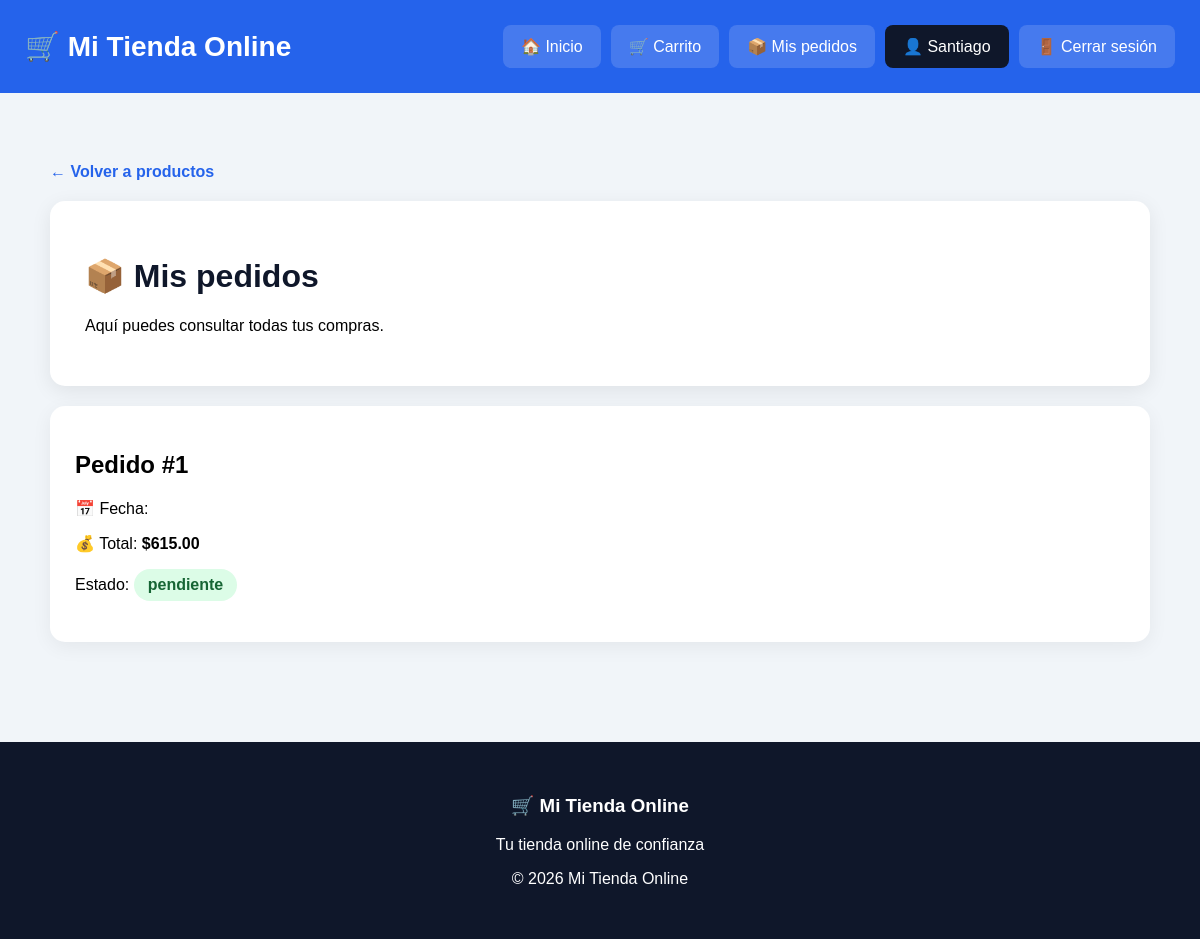
/admin/pedidos (signed in), run on the app's committed database.
### tables this page shows
CREATE TABLE usuarios (
            id INTEGER PRIMARY KEY AUTOINCREMENT,
            nombre TEXT NOT NULL,
            email TEXT NOT NULL UNIQUE,
            password TEXT NOT NULL,
            rol TEXT NOT NULL DEFAULT 'cliente',
            fecha_registro TIMESTAMP DEFAULT CURRENT_TIMESTAMP
        );

CREATE TABLE pedidos (
            id INTEGER PRIMARY KEY AUTOINCREMENT,
            usuario_id INTEGER NOT NULL,
            total REAL NOT NULL,
            estado TEXT NOT NULL DEFAULT 'pendiente',
            fecha_pedido TIMESTAMP DEFAULT CURRENT_TIMESTAMP,

            FOREIGN KEY (usuario_id)
                REFERENCES usuarios(id)
                ON DELETE CASCADE
        );

### main.py (the view)
@app.route("/admin/pedidos")
@admin_requerido
def admin_pedidos():
    pedidos_admin = obtener_pedidos()
    return render_template(
        "admin/pedidos.html",
        pedidos=pedidos_admin,
        usuario=usuario_actual()
    )

### database.py (called while the page is built)
def conectar():
    conexion = sqlite3.connect(DATABASE)
    conexion.row_factory = sqlite3.Row
    conexion.execute("PRAGMA foreign_keys = ON")
    return conexion

def obtener_usuario_por_id(usuario_id):
    conexion = conectar()
    cursor = conexion.cursor()
    cursor.execute("""
        SELECT *
        FROM usuarios
        WHERE id = ?
    """, (usuario_id,))
    usuario = cursor.fetchone()
    conexion.close()
    return usuario

def obtener_pedidos():
    conexion = conectar()
    cursor = conexion.cursor()
    cursor.execute("""
        SELECT
            pedidos.*,
            usuarios.nombre,
            usuarios.email

        FROM pedidos

        INNER JOIN usuarios
        ON pedidos.usuario_id = usuarios.id

        ORDER BY pedidos.fecha_pedido DESC
    """)
    pedidos = cursor.fetchall()
    conexion.close()
    return pedidos

### main.py (called while the page is built)
def usuario_actual():
    usuario_id = session.get("usuario_id")
    if not usuario_id:
        return None
    return obtener_usuario_por_id(usuario_id)

def es_admin():
    usuario = usuario_actual()
    if not usuario:
        return False
    return usuario["rol"] == "admin"

def admin_requerido(func):
    @wraps(func)
    def wrapper(*args, **kwargs):
        if "usuario_id" not in session:
            flash(
                "Debes iniciar sesión.",
                "warning"
            )
            return redirect(url_for("login"))
        if not es_admin():
            flash(
                "No tienes permisos para acceder.",
                "danger"
            )
            return redirect(url_for("inicio"))
        return func(*args, **kwargs)
    return wrapper

### templates/admin/pedidos.html (shortened to what this page needs)
<!DOCTYPE html>
<html lang="es">
<head>
</head>
<body>
    <header class="header">
        <div class="logo">
            🛒 Mi Tienda Online
        </div>
        <nav class="menu">
            <a href="/">
                🏠 Inicio
            </a>
            <a href="/carrito">
                🛒 Carrito
            </a>
            <a href="/pedidos">
                📦 Mis pedidos
            </a>
            <span class="usuario">
                👤 {{ session.get("nombre", "Santiago") }}
            </span>
            <a href="/logout">
                🚪 Cerrar sesión
            </a>
        </nav>
    </header>
    <main class="contenido">
        <a href="/" class="volver">
            ← Volver a productos
        </a>
        <div class="titulo">
            <h1>📦 Mis pedidos</h1>
            <p>
                Aquí puedes consultar todas tus compras.
            </p>
        </div>
        {% if pedidos %}
            {% for pedido in pedidos %}
                <div class="pedido">
                    <h2>
                        Pedido #{{ pedido["id"] }}
                    </h2>
                    <p>
                        📅 Fecha:
                    </p>
                    <p>
                        💰 Total:
                        <strong>
                            ${{ "%.2f"|format(pedido["total"]) }}
                        </strong>
                    </p>
                    <p>
                        Estado:
                        <span class="estado">
                            {{ pedido["estado"] }}
                        </span>
                    </p>
                </div>
            {% endfor %}
        {% endif %}
    </main>
    <footer>
        <h3>🛒 Mi Tienda Online</h3>
        <p>
            Tu tienda online de confianza
        </p>
        <p>
            © 2026 Mi Tienda Online
        </p>
    </footer>
</body>
</html>

### templates/admin/pedidos.html (style rules this page uses)
body { margin: 0; font-family: Arial, sans-serif; background: #f1f5f9; }
.header { background: #2563eb; color: white; padding: 25px; display: flex; justify-content: space-between; align-items: center; }
.logo { font-size: 28px; font-weight: bold; }
.menu { display: flex; gap: 10px; }
.menu a { color: white; text-decoration: none; background: rgba(255,255,255,0.15); padding: 12px 18px; border-radius: 8px; }
.usuario { background: #0f172a; padding: 12px 18px; border-radius: 8px; }
.contenido { max-width: 1100px; margin: 50px auto; padding: 20px; }
.titulo { background: white; padding: 35px; border-radius: 15px; box-shadow: 0 5px 20px rgba(0,0,0,.08); }
h1 { color: #0f172a; }
.volver { display: inline-block; margin-bottom: 20px; color: #2563eb; text-decoration: none; font-weight: bold; }
.pedido { background: white; margin-top: 20px; padding: 25px; border-radius: 15px; box-shadow: 0 5px 20px rgba(0,0,0,.06); }
.estado { display: inline-block; background: #dcfce7; color: #166534; padding: 7px 14px; border-radius: 20px; font-weight: bold; }
footer { margin-top: 80px; background: #0f172a; color: white; text-align: center; padding: 35px; }

### data on the page
usuarios: get "Santiago"
pedidos: id "1", total "615.00", estado "pendiente"
